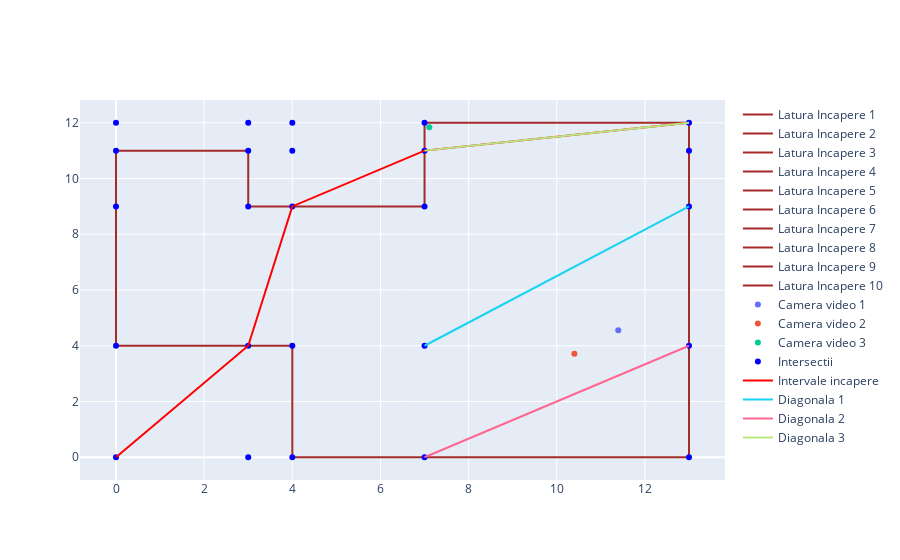

This figure's notebook cell:
### Code cell
camereVideo.plot(x)

### Figure 1 — Plotly figure (JSON) as saved in the notebook; plotly's stock layout.template omitted (floating-point values rounded to 4 significant figures)
{"data": [{"line": {"color": "brown"}, "mode": "lines", "name": "Latura Incapere 1", "type": "scatter", "x": [4, 4], "y": [0, 4]}, {"line": {"color": "brown"}, "mode": "lines", "name": "Latura Incapere 2", "type": "scatter", "x": [4, 0], "y": [4, 4]}, {"line": {"color": "brown"}, "mode": "lines", "name": "Latura Incapere 3", "type": "scatter", "x": [0, 0], "y": [4, 11]}, {"line": {"color": "brown"}, "mode": "lines", "name": "Latura Incapere 4", "type": "scatter", "x": [0, 3], "y": [11, 11]}, {"line": {"color": "brown"}, "mode": "lines", "name": "Latura Incapere 5", "type": "scatter", "x": [3, 3], "y": [11, 9]}, {"line": {"color": "brown"}, "mode": "lines", "name": "Latura Incapere 6", "type": "scatter", "x": [3, 7], "y": [9, 9]}, {"line": {"color": "brown"}, "mode": "lines", "name": "Latura Incapere 7", "type": "scatter", "x": [7, 7], "y": [9, 12]}, {"line": {"color": "brown"}, "mode": "lines", "name": "Latura Incapere 8", "type": "scatter", "x": [7, 13], "y": [12, 12]}, {"line": {"color": "brown"}, "mode": "lines", "name": "Latura Incapere 9", "type": "scatter", "x": [13, 13], "y": [12, 0]}, {"line": {"color": "brown"}, "mode": "lines", "name": "Latura Incapere 10", "type": "scatter", "x": [13, 4], "y": [0, 0]}, {"mode": "markers", "name": "Camera video 1", "type": "scatter", "x": [11.39], "y": [4.557]}, {"mode": "markers", "name": "Camera video 2", "type": "scatter", "x": [10.4], "y": [3.711]}, {"mode": "markers", "name": "Camera video 3", "type": "scatter", "x": [7.108], "y": [11.84]}, {"marker": {"color": "blue"}, "mode": "markers", "name": "Intersectii", "type": "scatter", "x": [4, 4, 4, 4, 4, 0, 3, 7, 13, 0, 0, 0, 0, 3, 7, 13, 3, 3, 3, 7, 13, 7, 7, 13, 13], "y": [4, 11, 9, 12, 0, 4, 4, 4, 4, 11, 9, 12, 0, 11, 11, 11, 9, 12, 0, 9, 9, 12, 0, 12, 0]}, {"line": {"color": "red"}, "mode": "lines", "name": "Intervale incapere", "type": "scatter", "x": [0, 3, 4, 7, 13], "y": [0, 4, 9, 11, 12]}, {"mode": "lines", "name": "Diagonala 1", "type": "scatter", "x": [7, 13], "y": [4, 9]}, {"mode": "lines", "name": "Diagonala 2", "type": "scatter", "x": [7, 13], "y": [0, 4]}, {"mode": "lines", "name": "Diagonala 3", "type": "scatter", "x": [7, 13], "y": [11, 12]}], "layout": {}}
